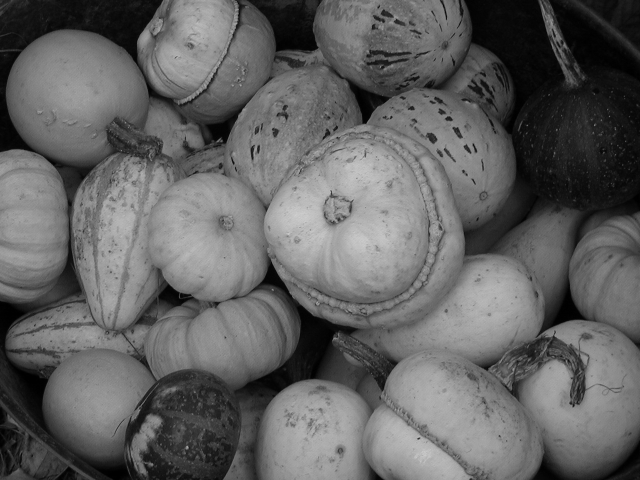
#> input picture multiplication/image/image.png, 640 x 480 px
$ python multiplication.py
#> lines starting #> are read from the running program, lines starting #| are printed output that depends on the picture
#!/usr/bin/env python3
# -*- coding: utf-8 -*-
"""
Created on Tue Sep 17 22:13:51 2019

@author: saikats
"""

import cv2
import numpy as np
import matplotlib.pyplot as plt

if __name__ == "__main__":

    img1 = cv2.imread('image/image.png',0)
#> img1 is the input picture: shape (480, 640); min 0, max 208, mean 97.8
    img2 = cv2.imread('image/mask.png',0)
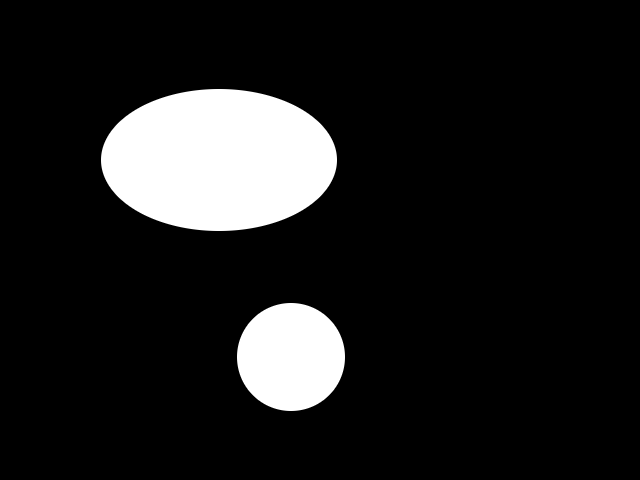
#> input picture multiplication/image/mask.png, 640 x 480 px
#> img2 is the input picture: shape (480, 640); min 0, max 255, mean 29.5

    img = np.zeros(img1.shape, img1.dtype)

    rows, cols = img1.shape
#> rows = 480; cols = 640

    for i in range(rows):
        for j in range(cols):
            pixel = img1[i][j] * img2[i][j]
            if pixel>255:
                pixel = 255
            img[i][j] = pixel
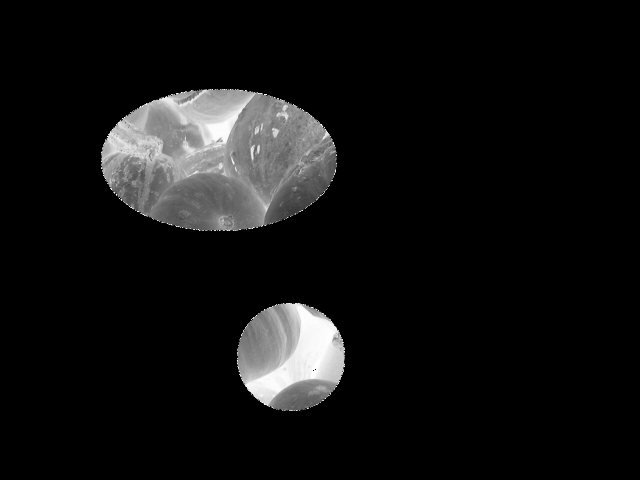
#> img: shape (480, 640); min 0, max 255, mean 17.8

    #  images show in matplot
    fig = plt.figure(figsize=(10,10))
    fig.add_subplot(1,3,1)
    plt.title("Image")
    plt.axis('off')
    plt.imshow(img1, cmap = 'gray', interpolation = 'bicubic')

    fig.add_subplot(1,3,2)
    plt.title("Mask")
    plt.axis('off')
    plt.imshow(img2, cmap = 'gray', interpolation = 'bicubic')

    fig.add_subplot(1,3,3)
    plt.title("New Image")
    plt.axis('off')
    plt.imshow(img, cmap = 'gray', interpolation = 'bicubic')

    #write image
    cv2.imwrite('image/output.png',img)
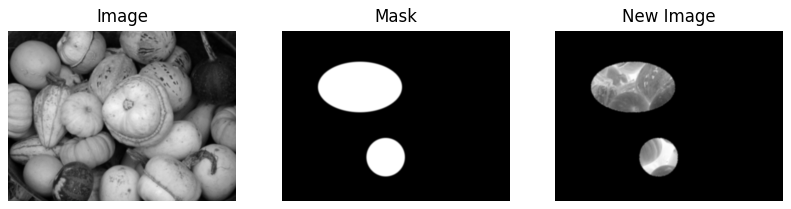
#> figure drawn by matplotlib, 3 panels
